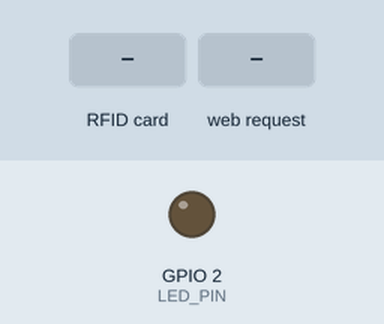
Simulated run of this sketch. Board: ESP32. On the bench: output pins drawn as LEDs (lit = HIGH). The test bench sets the inputs (shaded band). What the sketch prints to the serial monitor is not drawn.

Above: at 1.2 s.
1.3 s: RFID card 90 72 7E 20 held to the reader
At 2.3 s:
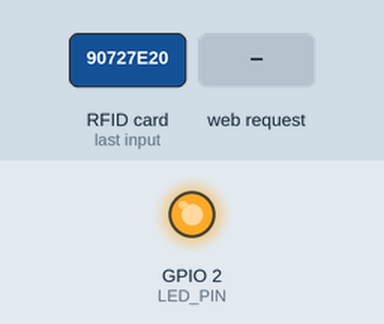
3.3 s: HTTP request GET /led received
At 4.2 s:
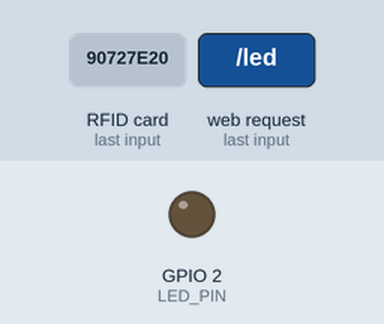
Timing chart, 0 to 6.3 s (numbered marks = the images above; inputs shaded):
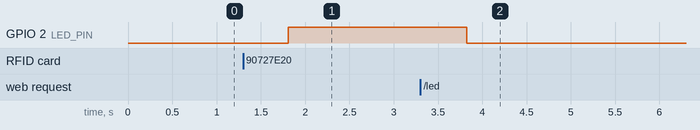

The sketch:

WEBSERVER_PN532_LED.ino
```cpp
#include <WiFi.h>
#include <WebServer.h>
#include <Wire.h>
#include <Adafruit_PN532.h>

// Thông tin WiFi và NFC
const char* ssid = "ESP32_WiFi";  // Tên mạng WiFi bạn muốn phát ra
const char* password = "12345678"; // Mật khẩu của mạng WiFi

#define SDA_PIN 21
#define SCL_PIN 22
#define LED_PIN 2 // Chân điều khiển LED

Adafruit_PN532 nfc(SDA_PIN, SCL_PIN);

// UID của thẻ NFC cần kiểm tra
uint8_t targetUID[] = {0x90, 0x72, 0x7E, 0x20};
const int targetUIDLength = sizeof(targetUID);

WebServer server(80);
bool LedStatus = LOW;

void event_OnConnect() {
  server.send(200, "text/html", HTMLGui(LedStatus));
}

void event_led() {
  LedStatus = !LedStatus;
  server.send(200, "text/html", HTMLGui(LedStatus));
}


void event_NotFound() {
  server.send(404, "text/html", "NOT FOUND");
}

void setup() {
  Serial.begin(115200);
  pinMode(LED_PIN, OUTPUT);

  // Kết nối WiFi
  WiFi.softAP(ssid, password);
  WiFi.softAPConfig(IPAddress(192, 168, 49, 15), IPAddress(192, 168, 49, 1), IPAddress(255, 255, 255, 0));

  // Khởi tạo WebServer
  server.on("/", event_OnConnect);
  server.on("/led", event_led);

  server.onNotFound(event_NotFound);
  server.begin();

  Serial.println("Server is Starting!");

  // Kết nối NFC
  nfc.begin();
  uint32_t versiondata = nfc.getFirmwareVersion();
  if (!versiondata) {
    Serial.print("Didn't find PN53x board");
    while (1); // halt
  }
  nfc.SAMConfig();
  Serial.println("Waiting for an NFC card ...");
}

void loop() {
  server.handleClient();
  digitalWrite(LED_PIN, LedStatus ? HIGH : LOW);

  readNFC();
}

void readNFC() {
  uint8_t uid[] = { 0, 0, 0, 0, 0, 0, 0 };
  uint8_t uidLength;

  if (nfc.readPassiveTargetID(PN532_MIFARE_ISO14443A, uid, &uidLength, 500)) {
    Serial.print("UID Length: "); Serial.print(uidLength, DEC); Serial.println(" bytes");
    Serial.print("UID Value: ");
    for (uint8_t i = 0; i < uidLength; i++) {
      Serial.print(" 0x"); Serial.print(uid[i], HEX);
    }
    Serial.println("");

    if (uidLength == targetUIDLength && compareUID(uid, uidLength, targetUID, targetUIDLength)) {
      Serial.println("UID khớp với thẻ mục tiêu.");
      LedStatus = !LedStatus; // Chuyển đổi trạng thái LED
    } else {
      Serial.println("UID không khớp.");
    }
  } else {
    Serial.println("Không phát hiện thẻ NFC.");
  }
  delay(500); // Đợi 0.5 giây trước khi kiểm tra lại
}

// Hàm so sánh UID
bool compareUID(uint8_t *uid1, uint8_t length1, uint8_t *uid2, uint8_t length2) {
  if (length1 != length2) return false;
  for (uint8_t i = 0; i < length1; i++) {
    if (uid1[i] != uid2[i]) return false;
  }
  return true;
}

String HTMLGui(bool led) {
  String str = "<!DOCTYPE html>\n";
  str += "<html>\n";
  str += "<meta name=\"viewport\" content=\"width=device-width, initial-scale=1.0\">\n";
  str += "<title>Document</title>\n";
  str += "<style>html{font-family: Arial, Helvetica, sans-serif;margin: 0px auto;text-align: center;}\n";
  str += "body{margin-top: 50px;} h1{color: white;margin: 50px 30px;} h3{color: white;margin-bottom: 50px;}\n";
  str += ".button{display: block;width: 80px;border: none;color: white;padding: 13px 13px;text-decoration: none;font-size: 25px;margin: 0px auto 35px;border-radius: 4px;}\n";
  str += ".button-off{background-color: blue;}\n";
  str += ".button-off:active{background-color: blueviolet;}\n";
  str += ".button-on{background-color: blue;}\n";
  str += ".button-on:active{background-color: blueviolet;}\n";
  str += ".container{background-color: #00ffff;width: 300px;border-radius: 10px;margin: auto;padding: 10px;}\n";
  str += "p{font-size: 20px;color: bisque;margin-bottom: 10px;}\n";
  str += "</style>\n";
  str += "</head>\n";
  str += "<body>\n";
  str += "    <div class=\"container\">\n";
  str += "        <h1>ESP32 Webserver</h1>\n";
  str += "        <h3>Nguyen Thanh Van</h3>\n";
  if (led) {
    str += "<p>Led Status: ON</p><a class=\"button button-off\" href=\"/led\">OFF</a>\n";
  } else {
    str += "<p>Led Status: OFF</p><a class=\"button button-on\" href=\"/led\">ON</a>\n";  // Đổi URL thành /ledon khi đèn tắt
  }
  str += "    </div>\n";
  str += "</body>\n";
  str += "</html>\n";
  return str;
}
```

Measured:
- after the input at 1.3 s, GPIO 2 (LED_PIN): LOW → HIGH after 0.51 s
- after the input at 3.3 s, GPIO 2 (LED_PIN): HIGH → LOW after 0.52 s
